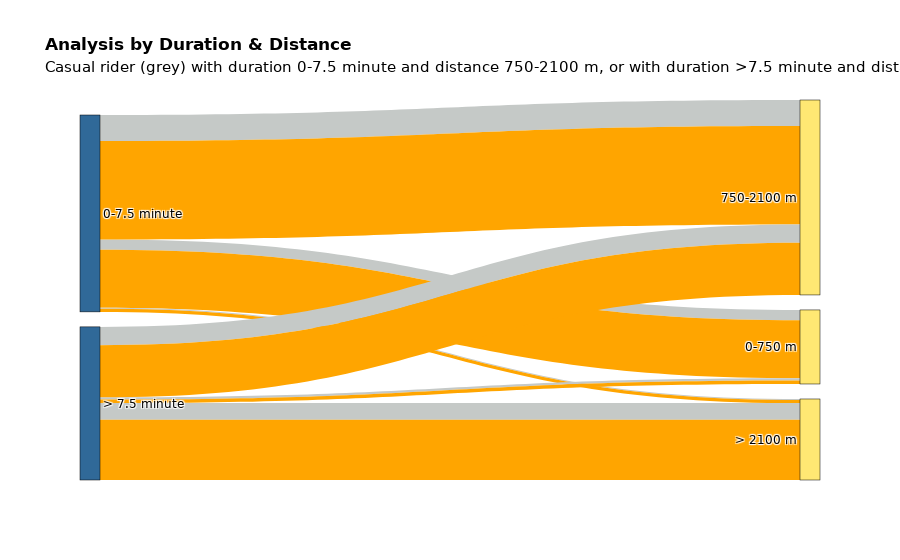

The cell this chart's notebook holds for it:
### Code cell
from plotly.offline import iplot

# set the data
df3 = df.query('(@Q1_duration - 1.5 * @IQR_duration) <= duration <= (@Q3_duration + 1.5 * @IQR_duration)')
df3 = df3.query('(@Q1_distance - 1.5 * @IQR_distance) <= distance <= (@Q3_distance + 1.5 * @IQR_distance)')

df3 = df3.groupby(['class_duration', 'class_distance', 'member_casual'])\
    .agg({'member_casual': 'count'}).rename(columns={'member_casual':'count'}).reset_index()

def convert_color(x):
    if x != 'casual':
        return '#FFA500'
    else:
        return '#C5C9C7'
        
df3 = df3.assign(color=df3.member_casual.apply(lambda x: convert_color(x)))

# build sankey diagram
cat_cols = ['class_duration', 'class_distance']

colorPalette = ['#306998','#FFE873']
labelList = []
colorNumList = []
for catCol in cat_cols:
    labelListTemp =  list(set(df[catCol].values))
    colorNumList.append(len(labelListTemp))
    labelList = labelList + labelListTemp
    
labelList = list(dict.fromkeys(labelList))

colorList = []
for idx, colorNum in enumerate(colorNumList):
    colorList = colorList + [colorPalette[idx]]*colorNum
    
for i in range(len(cat_cols)-1):
    if i==0:
        sourceTargetDf = df3[[cat_cols[i], cat_cols[i+1], 'count', 'color']]
        sourceTargetDf.columns = ['source', 'target', 'count', 'colors']
    else:
        tempDf = df3[[cat_cols[i], cat_cols[i+1], 'count', 'color']]
        tempDf.columns = ['source', 'target', 'count', 'colors']
        sourceTargetDf = pd.concat([sourceTargetDf, tempDf])
    sourceTargetDf = sourceTargetDf.groupby(['source', 'target', 'colors']).agg({'count':'sum'}).reset_index()
    
sourceTargetDf['sourceID'] = sourceTargetDf['source'].apply(lambda x: labelList.index(x))
sourceTargetDf['targetID'] = sourceTargetDf['target'].apply(lambda x: labelList.index(x))

data = dict(
    type='sankey',
    node = dict(
      pad = 15,
      thickness = 20,
      line = dict(
        color = "black",
        width = 0.5
      ),
      label = labelList,
      color = colorList,
    ),
    link = dict(
      source = sourceTargetDf['sourceID'],
      target = sourceTargetDf['targetID'],
      value = sourceTargetDf['count'],
      color = sourceTargetDf['colors']
      
    )
  )

def format_title(title, subtitle=None, subtitle_font_size=15):
    title = f'<b>{title}</b>'
    if not subtitle:
        return title
    subtitle = f'<span style="font-size: {subtitle_font_size}px;">{subtitle}</span>'
    return f'{title}<br>{subtitle}'

layout =  dict(
        title = format_title(
            title='Analysis by Duration & Distance',
            subtitle='Casual rider (grey) with duration 0-7.5 minute and distance 750-2100 m, or with duration >7.5 minute and distance 750-2100 m will be a good candidate to be member.'),
        font_family='DejaVu Sans',
        font_color='black',
        legend=dict(
            yanchor="top",
            y=0.99,
            xanchor="left",
            x=0.01)
    )
    
fig = dict(data=[data], layout=layout)
iplot(fig)

### Figure 1 — Plotly figure (JSON) as saved in the notebook; plotly's stock layout.template omitted (floating-point values rounded to 4 significant figures)
{"data": [{"link": {"color": ["#C5C9C7", "#FFA500", "#C5C9C7", "#FFA500", "#C5C9C7", "#FFA500", "#C5C9C7", "#FFA500", "#C5C9C7", "#FFA500", "#C5C9C7", "#FFA500"], "source": [1, 1, 1, 1, 1, 1, 0, 0, 0, 0, 0, 0], "target": [2, 2, 4, 4, 3, 3, 2, 2, 4, 4, 3, 3], "value": [15869, 90283, 40390, 153084, 1617, 4806, 3361, 5579, 28603, 80976, 25690, 93826]}, "node": {"color": ["#306998", "#306998", "#FFE873", "#FFE873", "#FFE873"], "label": ["> 7.5 minute", "0-7.5 minute", "0-750 m", "> 2100 m", "750-2100 m"], "line": {"color": "black", "width": 0.5}, "pad": 15, "thickness": 20}, "type": "sankey"}], "layout": {"font": {"color": "black", "family": "DejaVu Sans"}, "legend": {"x": 0.01, "xanchor": "left", "y": 0.99, "yanchor": "top"}, "title": {"text": "<b>Analysis by Duration & Distance</b><br><span style=\"font-size: 15px;\">Casual rider (grey) with duration 0-7.5 minute and distance 750-2100 m, or with duration >7.5 minute and distance 750-2100 m will be a good candidate to be member.</span>"}}}
